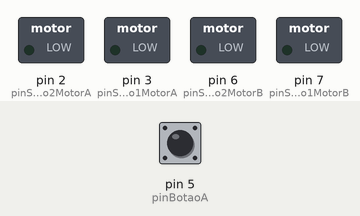
This sketch was run on a simulated Arduino Uno, built with avr-gcc and run on an emulated ATmega328P. On the bench: switched loads named in the sketch (green lamp = pin HIGH). The test bench sets the inputs (shaded band); at power-on: pin 5 (pinBotaoA) HIGH.

Above: at 1.2 s.
1.3 s: pin 5 (pinBotaoA) pulled LOW for 0.15 s
At 1.9 s:
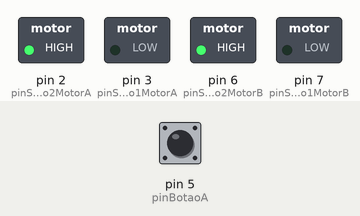
2.9 s: pin 5 (pinBotaoA) pulled LOW for 1 s
At 4.3 s:
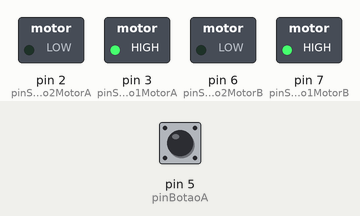
5.4 s: pin 5 (pinBotaoA) pulled LOW for 3.2 s
At 6.2 s:
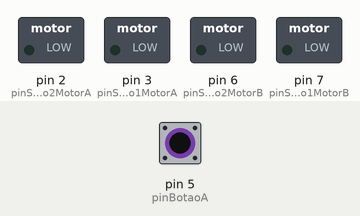
Timing chart, 0 to 8.4 s (numbered marks = the images above; inputs shaded):
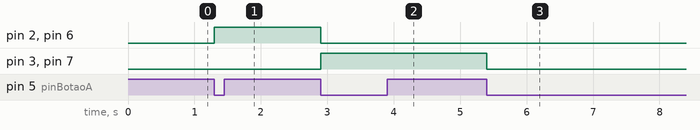

Measured:
- after the input at 1.3 s, pin 2 (pinSentido2MotorA), pin 6 (pinSentido2MotorB): LOW → HIGH at once
- after the input at 2.9 s, pin 2 (pinSentido2MotorA), pin 6 (pinSentido2MotorB): HIGH → LOW at once; pin 3 (pinSentido1MotorA), pin 7 (pinSentido1MotorB): LOW → HIGH at once
- after the input at 5.4 s, pin 3 (pinSentido1MotorA), pin 7 (pinSentido1MotorB): HIGH → LOW at once

The sketch:

Q0058-Sketch.ino
```cpp
#define pinBotaoA 5
#define pinBotaoB 5

#define pinSentido1MotorA 3
#define pinSentido2MotorA 2

#define pinSentido1MotorB 7
#define pinSentido2MotorB 6

byte estadoA = 0;
bool estadoBotaoA = true;
bool estadoAntBotaoA = true;
unsigned long delayBotaoA;

byte estadoB = 0;
bool estadoBotaoB = true;
bool estadoAntBotaoB = true;
unsigned long delayBotaoB;

void setup() {
  pinMode(pinBotaoA, INPUT_PULLUP);
  pinMode(pinBotaoB, INPUT_PULLUP);

  pinMode(pinSentido1MotorA, OUTPUT);
  pinMode(pinSentido2MotorA, OUTPUT);
  pinMode(pinSentido1MotorB, OUTPUT);
  pinMode(pinSentido2MotorB, OUTPUT);
}

void loop() {

  estadoBotaoA = digitalRead(pinBotaoA);
  if (!estadoBotaoA && estadoAntBotaoA) {
     if ((millis() - delayBotaoA) > 20) {
        estadoA++;
        if (estadoA > 2) {
           estadoA = 0;
        }
        delayBotaoA = millis();
     }
  } else if (estadoBotaoA != estadoAntBotaoA) {
        delayBotaoA = millis();
  }
  estadoAntBotaoA = estadoBotaoA;

  estadoBotaoB = digitalRead(pinBotaoB);
  if (!estadoBotaoB && estadoAntBotaoB) {
     if ((millis() - delayBotaoB) > 20) {
        estadoB++;
        if (estadoB > 2) {
           estadoB = 0;
        }
        delayBotaoB = millis();
     }
  } else if (estadoBotaoB != estadoAntBotaoB) {
        delayBotaoB = millis();
  }
  estadoAntBotaoB = estadoBotaoB;


  if (estadoA == 0) {
     digitalWrite(pinSentido1MotorA, LOW);
     digitalWrite(pinSentido2MotorA, LOW);

  } else {
     if (estadoA == 1) {
        digitalWrite(pinSentido1MotorA, LOW);
        digitalWrite(pinSentido2MotorA, HIGH);

     } else { //estadoA == 2
        digitalWrite(pinSentido1MotorA, HIGH);
        digitalWrite(pinSentido2MotorA, LOW);
     }
  }


  if (estadoB == 0) {
     digitalWrite(pinSentido1MotorB, LOW);
     digitalWrite(pinSentido2MotorB, LOW);

  } else {
     if (estadoB == 1) {
        digitalWrite(pinSentido1MotorB, LOW);
        digitalWrite(pinSentido2MotorB, HIGH);

     } else { //estadoB == 2
        digitalWrite(pinSentido1MotorB, HIGH);
        digitalWrite(pinSentido2MotorB, LOW);
     }
  }

}
```
